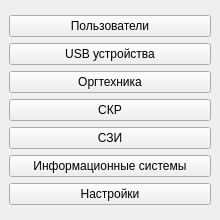
<?xml version="1.0" encoding="UTF-8"?>
<ui version="4.0">
 <class>MainWindow</class>
 <widget class="QMainWindow" name="MainWindow">
  <property name="geometry">
   <rect>
    <x>0</x>
    <y>0</y>
    <width>220</width>
    <height>220</height>
   </rect>
  </property>
  <property name="minimumSize">
   <size>
    <width>220</width>
    <height>220</height>
   </size>
  </property>
  <property name="maximumSize">
   <size>
    <width>220</width>
    <height>220</height>
   </size>
  </property>
  <property name="windowTitle">
   <string>Helper</string>
  </property>
  <widget class="QWidget" name="centralwidget">
   <layout class="QVBoxLayout" name="verticalLayout_2">
    <item>
     <layout class="QVBoxLayout" name="verticalLayout">
      <item>
       <widget class="QPushButton" name="btn_user">
        <property name="text">
         <string>Пользователи</string>
        </property>
       </widget>
      </item>
      <item>
       <widget class="QPushButton" name="btn_usb">
        <property name="text">
         <string>USB устройства</string>
        </property>
       </widget>
      </item>
      <item>
       <widget class="QPushButton" name="btn_equipment">
        <property name="text">
         <string>Оргтехника</string>
        </property>
       </widget>
      </item>
      <item>
       <widget class="QPushButton" name="btn_skr">
        <property name="text">
         <string>СКР</string>
        </property>
       </widget>
      </item>
      <item>
       <widget class="QPushButton" name="btn_szi">
        <property name="text">
         <string>СЗИ</string>
        </property>
       </widget>
      </item>
      <item>
       <widget class="QPushButton" name="btn_system">
        <property name="text">
         <string>Информационные системы</string>
        </property>
       </widget>
      </item>
      <item>
       <widget class="QPushButton" name="btn_setting">
        <property name="text">
         <string>Настройки</string>
        </property>
       </widget>
      </item>
     </layout>
    </item>
   </layout>
  </widget>
 </widget>
 <resources/>
 <connections/>
</ui>
